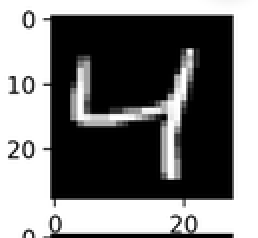
#> input picture M6_Computer_Vision/04. Kernels, callbacks and thresholding/img/4.png, 129 x 119 px, shrunk from 239 x 219 before the run (shown 2 times larger)
$ jupyter execute Thresholding.ipynb   (shell and % lines are left out)
#> lines starting #> are read from the running program, lines starting #| are printed output that depends on the picture
# Computer Vision Thresholding

[cell 1]
import cv2
import numpy as np
import matplotlib.pyplot as plt
plt.rcParams['image.cmap'] = 'gray'

[cell 2]
def imshow(img):
    plt.figure(figsize=(20, 15))
    plt.imshow(img[:,:,::-1])

[cell 3]
def wait_and_destroy():
    cv2.waitKey(0)
    cv2.destroyAllWindows()
    cv2.waitKey(1)

[cell 4]
# Load an image and apply all types of thresholding that openCV offers (like thresh_binary, thresh_trunc, tozero, etc)
# Display the original image as well as the thresholded images
img = cv2.imread('img/4.png')
#> img is the input picture: shape (119, 129, 3); min 0, max 255, mean 122
copy = img.copy()

cv2.imshow('4 png', copy)
cv2.waitKey()
cv2.destroyAllWindows()
cv2.waitKey(2)

[Hint](# "cv2.threshold(img, threshold, max_value, cv2.THRESH_BINARY)")

[cell 5]
# Adjust the values and types to try to isolate the regions of interests the best way possible
# eliminating as much noise as possible
# Display the original image as well as the thresholded images

[cell 6]
# Repeat the above operations with a different image

[cell 7]
# cv2.threshold will always return 2 values, can you guess what the first value corresponds to?
# print the values to screen and try to see what they correspond to

[cell 8]
# Given this image
text_img = cv2.imread('img/text.png', cv2.IMREAD_GRAYSCALE)
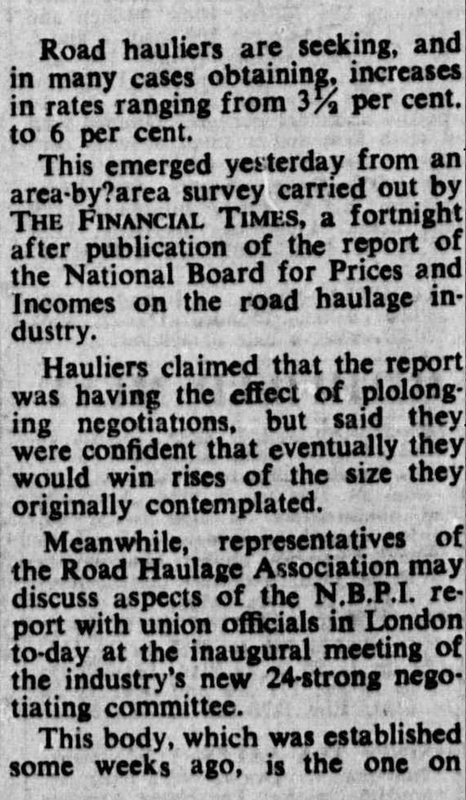
#> input picture M6_Computer_Vision/04. Kernels, callbacks and thresholding/img/text.png, 466 x 800 px, shrunk from 861 x 1479 before the run
#> text_img is the input picture: shape (800, 466); min 0, max 241, mean 141.4
plt.figure(figsize = (20,15))
plt.imshow(text_img);

[cell 9]
# Clean it up so it looks like similar to this
text_clean_img = cv2.imread('img/clean-text.jpg', cv2.IMREAD_GRAYSCALE)
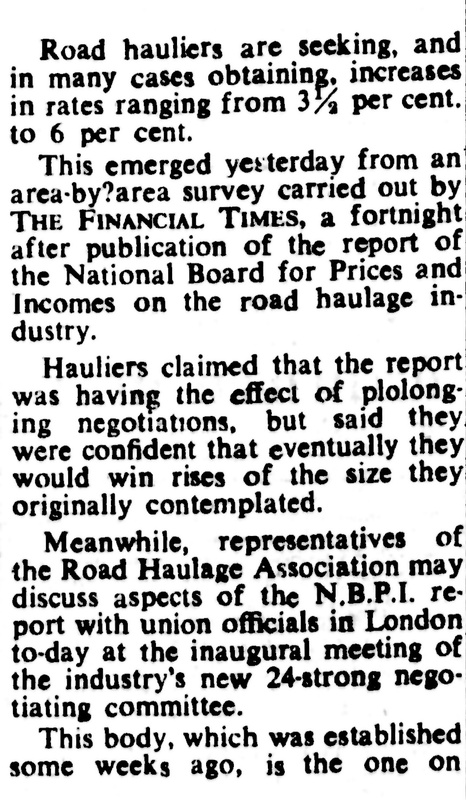
#> input picture M6_Computer_Vision/04. Kernels, callbacks and thresholding/img/clean-text.jpg, 466 x 800 px, shrunk from 861 x 1479 before the run
#> text_clean_img is the input picture: shape (800, 466); min 0, max 255, mean 195
plt.figure(figsize = (20,15))
plt.imshow(text_clean_img);

[cell 10]
# Clean up the image text_img and display it here, feel free to use everything you have learn so far

[cell 11]
# Can you also do the same with this one?
dark_notes = cv2.imread('img/notes.png', cv2.IMREAD_GRAYSCALE)
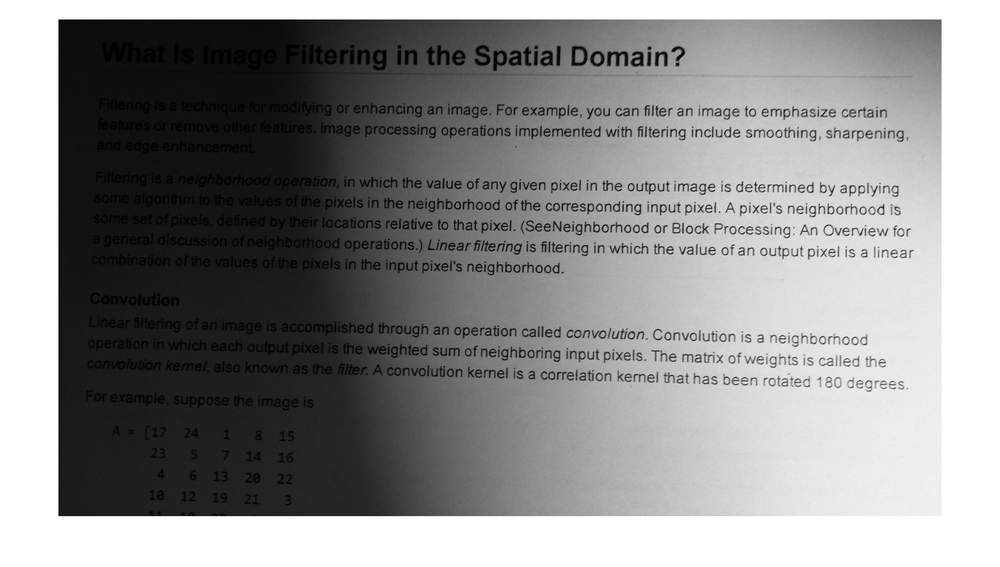
#> input picture M6_Computer_Vision/04. Kernels, callbacks and thresholding/img/notes.png, 1000 x 567 px, shrunk from 1848 x 1048 before the run
#> dark_notes is the input picture: shape (567, 1000); min 0, max 255, mean 143
plt.figure(figsize = (20,15))
plt.imshow(dark_notes);
